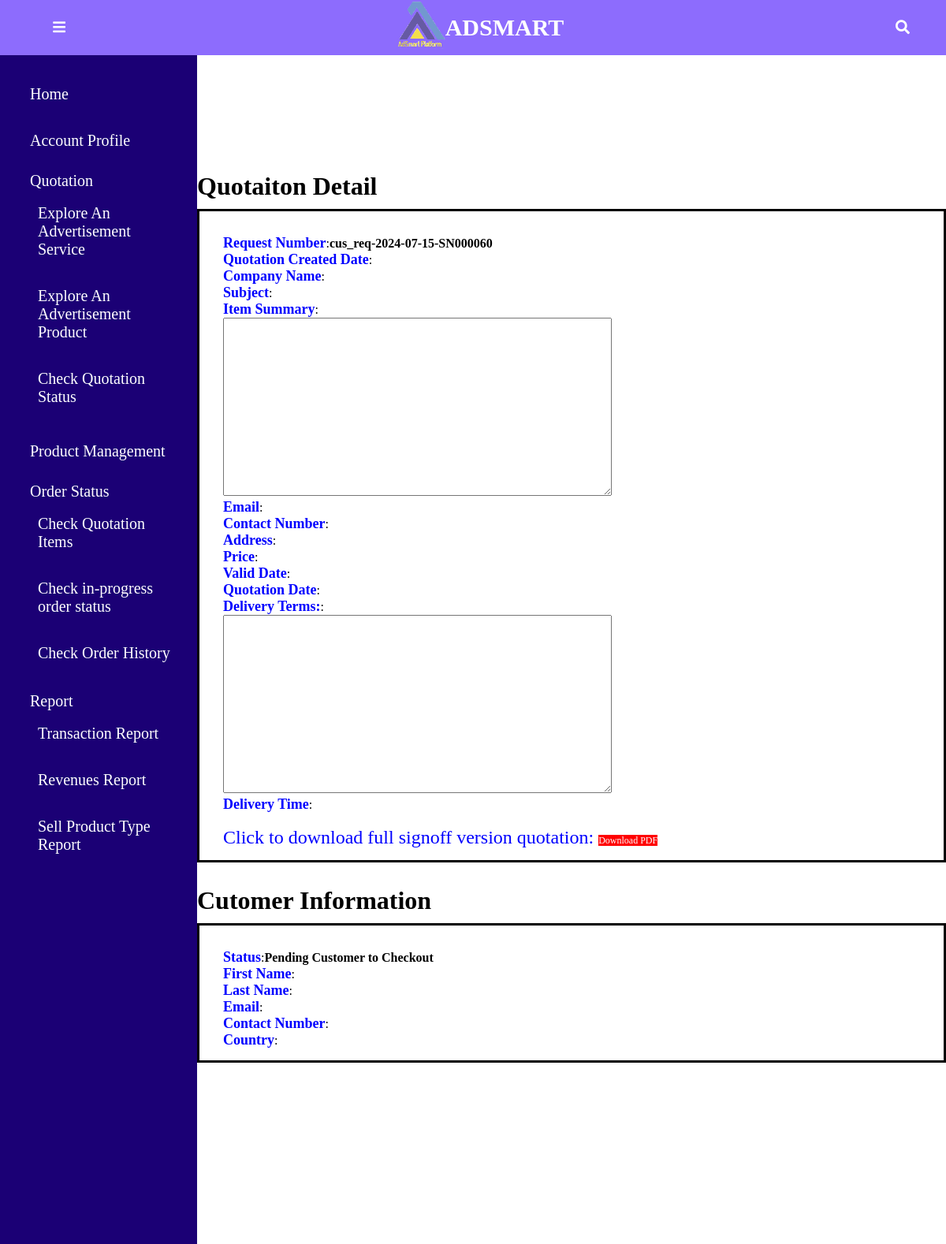
/order_ticket/Adsmart_check_quotation_info.php?req_number=cus_req-2024-07-15-SN000060 (upper part), run on an earlier commit of the app's database.
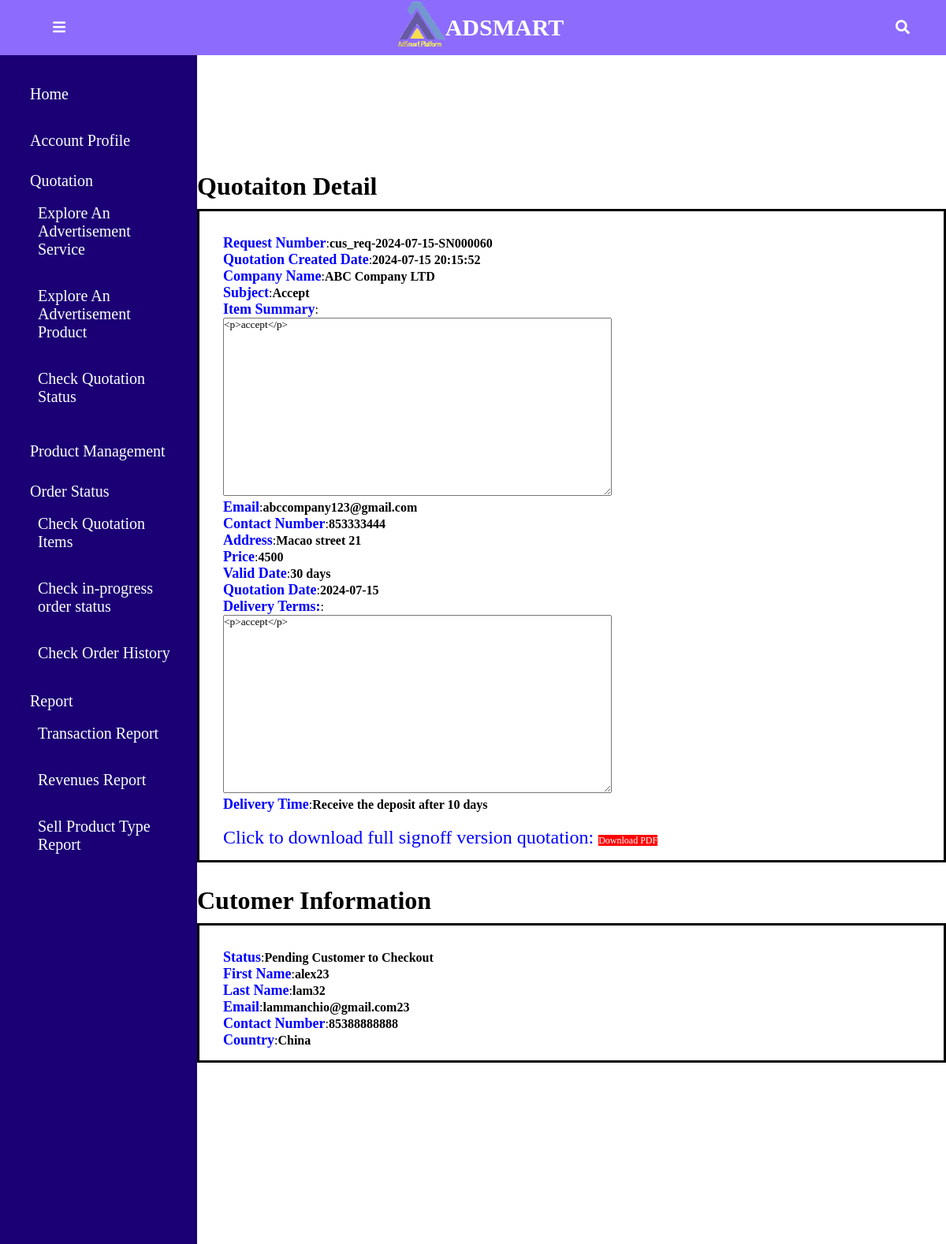
And on a later commit of the database.
### tables this page shows
CREATE TABLE `quotation_content` (
  `id` int(11) NOT NULL,
  `quotation_id` int(11) NOT NULL,
  `req_number` varchar(255) NOT NULL,
  `quotation_date` varchar(100) NOT NULL,
  `valid_day` varchar(100) NOT NULL,
  `company_id` int(11) NOT NULL,
  `company_name` varchar(255) NOT NULL,
  `company_email` varchar(255) NOT NULL,
  `reg_number` varchar(255) NOT NULL,
  `reg_country` varchar(255) NOT NULL,
  `customer_name` varchar(255) NOT NULL,
  `customer_email` varchar(255) NOT NULL,
  `customer_number` varchar(255) NOT NULL,
  `subject` varchar(255) NOT NULL,
  `Item_summary` longtext NOT NULL,
  `price` int(11) NOT NULL,
  `delivery_terms` longtext NOT NULL,
  `delivery_time` varchar(100) NOT NULL,
  `created_date` datetime NOT NULL DEFAULT current_timestamp(),
  `bp_filename` varchar(255) NOT NULL,
  `bp_size` int(11) NOT NULL,
  `bp_type` varchar(50) NOT NULL,
  `bp_file_upload_date` datetime NOT NULL DEFAULT current_timestamp(),
  `cs_filename` varchar(255) NOT NULL,
  `cs_size` int(11) NOT NULL,
  `cs_type` varchar(50) NOT NULL,
  `cs_file_upload_date` datetime NOT NULL DEFAULT current_timestamp()
);

CREATE TABLE `adsmart_business_partner` (
  `shop_code` int(11) NOT NULL,
  `user_id` varchar(100) NOT NULL,
  `company_name` varchar(255) NOT NULL,
  `company_chinese_name` varchar(255) NOT NULL,
  `company_reg_number` varchar(100) NOT NULL,
  `company_reg_address` varchar(255) NOT NULL,
  `country` varchar(100) NOT NULL,
  `contact_number` varchar(255) NOT NULL,
  `email` varchar(100) NOT NULL,
  `image_name` varchar(255) NOT NULL,
  `password` varchar(255) NOT NULL,
  `password_confirm` varchar(255) NOT NULL,
  `print_ads` tinyint(1) NOT NULL,
  `broadcast_ads` tinyint(1) NOT NULL,
  `outdoor_ads` tinyint(1) NOT NULL,
  `telemarketing_ads` tinyint(1) NOT NULL,
  `events_ads` tinyint(1) NOT NULL,
  `placement_ads` tinyint(1) NOT NULL,
  `display_ads` tinyint(1) NOT NULL,
  `search_ads` tinyint(1) NOT NULL,
  `social_ads` tinyint(1) NOT NULL,
  `video_ads` tinyint(1) NOT NULL,
  `native_ads` tinyint(1) NOT NULL,
  `influencer_ads` tinyint(1) NOT NULL,
  `poster` tinyint(1) NOT NULL,
  `sticker` tinyint(1) NOT NULL,
  `print_material` tinyint(1) NOT NULL,
  `clothes_product` tinyint(1) NOT NULL,
  `tnc` tinyint(1) NOT NULL,
  `description` varchar(255) NOT NULL,
  `apply_status` varchar(100) NOT NULL
);

CREATE TABLE `adsmart_customer` (
  `id` int(11) NOT NULL,
  `user_id` varchar(100) NOT NULL,
  `first_name` varchar(255) NOT NULL,
  `last_name` varchar(255) NOT NULL,
  `password` varchar(255) NOT NULL,
  `contact_number` varchar(100) NOT NULL,
  `country` varchar(255) NOT NULL,
  `email` varchar(100) NOT NULL,
  `image_name` varchar(255) NOT NULL DEFAULT 'user-3.png',
  `password_confirm` varchar(255) NOT NULL,
  `print_ads` tinyint(1) NOT NULL,
  `broadcast_ads` tinyint(1) NOT NULL,
  `outdoor_ads` tinyint(1) NOT NULL,
  `telemarketing_ads` tinyint(1) NOT NULL,
  `events_ads` tinyint(1) NOT NULL,
  `placement_ads` tinyint(1) NOT NULL,
  `display_ads` tinyint(1) NOT NULL,
  `search_ads` tinyint(1) NOT NULL,
  `social_ads` tinyint(1) NOT NULL,
  `video_ads` tinyint(1) NOT NULL,
  `native_ads` tinyint(1) NOT NULL,
  `influencer_ads` tinyint(1) NOT NULL,
  `print_material` tinyint(1) NOT NULL,
  `poster` tinyint(1) NOT NULL,
  `sticker` tinyint(1) NOT NULL,
  `clothes_product` tinyint(1) NOT NULL,
  `tnc` tinyint(1) NOT NULL,
  `company_name` varchar(255) NOT NULL,
  `company_country` varchar(255) NOT NULL,
  `department_name` varchar(100) NOT NULL,
  `staff_number` varchar(255) NOT NULL,
  `title` varchar(255) NOT NULL,
  `work_number` varchar(100) NOT NULL
);

### order_ticket/Adsmart_check_quotation_info.php (the view, shortened to what this page needs)
<?php
if(isset($_SESSION['user2']) && isset($_SESSION['shopcode'])){
    include '../partials-front/after_company_login_menu.php';
}
elseif (isset($_SESSION['user1'])){
    include '../partials-front/after_customer_login_menu.php';
}else {include '../partials-front/menu.php';}
?>
<div style="background:#1b0075">
<?php  include('../partials-front/company_left_bar.php');?>
  <div class='container-fluid' style ="padding-bottom:300px;">
            	   	<div class='reg' style='width: 1000px; margin-top:100px; text-align:left;'>
			<?php
			$req_number = $_GET['req_number'];
			$sql2 = "SELECT * From quotation_content a join adsmart_business_partner b on a.company_id = b.shop_code where a.req_number = '$req_number' ";
			$res2 = mysqli_query($conn, $sql2);
			echo "<div class='small-container cart-page'>";
			echo "<h1>Quotaiton Detail</h1>";
			echo "<div class='checkout_form' style='padding-bottom:15px;'>";
			echo "<form action='handle_checkout_item.php' method='post'>";
			if($res2==TRUE){
			    $rows=mysqli_fetch_assoc($res2);
			    $contact_number = $rows['contact_number'];
			    $cus_user_id =$rows['customer_name'];
		          $id= $rows['quotation_id'];
			    $company_name = $rows['company_name'];
			    $company_email = $rows['company_email'];
			    $country= $rows['reg_country'];
			     $price = $rows['price'];
			    $item_summary = $rows['Item_summary'];
			    $valid_day = $rows['valid_day'];
			    $subject = $rows['subject'];
			    $quotation_date = $rows['quotation_date'];
			    $delivery_terms = $rows['delivery_terms'];
			    $delivery_time = $rows['delivery_time'];
			    $created_date = $rows['created_date'];
			    echo "<label>Request Number</label>:<b>". $req_number."</b><br>";
			    echo "<label>Quotation Created Date</label>:<b>". $created_date."</b><br>";
			    echo "<label>Company Name</label>:<b>". $company_name."</b><br>";
			    echo "<label>Subject</label>:<b>". $subject."</b><br>";
			    echo "<label>Item Summary</label>:<br>";
			    ?>
			    <?php
			    echo "<textarea   id ='myTextarea' name='item_summary' rows='14' cols='65' readonly>";
			    echo $item_summary;
			    echo "</textarea><br>";
			    echo "<label>Email</label>:<b>".$company_email."</b><br>";
			    echo "<label>Contact Number</label>:<b>".$contact_number."</b><br>";
			    echo "<label>Address</label>:<b>".$country."</b><br>";
			    echo "<label>Price</label>:<b>".$price."</b><br>";
			    echo "<label>Valid Date</label>:<b>".$valid_day."</b><br>";
			    echo "<label>Quotation Date</label>:<b>".$quotation_date."</b><br>";
			    echo "<label>Delivery Terms:</label>:<br>";
			    echo "<textarea   id ='myTextarea'  rows='14' cols='65' readonly>";
			    echo $delivery_terms;
			    echo "</textarea><br>";
			    echo "<label>Delivery Time</label>:<b>".$delivery_time."</b><br><br>";
			    echo  "<p style='text-transform:none; font-size:24px; color:Blue;'>Click to download full signoff version quotation: <a href='".USER_INTERACTION."handle_bp_download_full_signoff.php?id=".$id."' style='background:red; color:white;'>Download PDF</a></p>";
			    echo "</div>";
                        }?>
<h1>Cutomer Information</h1>
				<div class="checkout_form" style='padding-bottom:15px;'>
			<?php
			$sql3 = "SELECT * from adsmart_customer where user_id = '$cus_user_id'";
			$res3 = mysqli_query($conn, $sql3);
			        $row2=mysqli_fetch_assoc($res3);
			            $first_name =$row2['first_name'];
			            $last_name =$row2['last_name'];
			            $cs_email =$row2['email'];
			            $contact_number =$row2['contact_number'];
			            $cus_address = $row2['country'];
			            echo "<label>Status</label>:<b>Pending Customer to Checkout</b><br>";
			            echo "<label>First Name</label>:<b>".$first_name."</b><br>";
			            echo "<label>Last Name</label>:<b>".$last_name."</b><br>";
			            echo "<label>Email</label>:<b>".$cs_email."</b><br>";
			            echo "<label>Contact Number</label>:<b>".$contact_number."</b><br>";
			            echo "<label>Country</label>:<b>".$cus_address."</b><br>";
			            ?>
		</div>
</div>
</div>
</div>
     <?php  include('../partials-front/footer.php');?>

What changed in the data, as far as the page shows it:
added quotation_content: created_date "2024-07-15 20:15:52", adsmart_business_partner.company_name "ABC Company LTD", subject "Accept", item_summary "<p>accept</p>", company_email "abccompany123@gmail.com", adsmart_business_partner.contact_number "853333444", reg_country "Macao street 21", price "4500", valid_day "30 days", quotation_date "2024-07-15", delivery_terms "<p>accept</p>", delivery_time "Receive the deposit after 10 days"
added adsmart_customer: first_name "alex23", last_name "lam32", email "lammanchio@gmail.com23", contact_number "85388888888", country "China"
